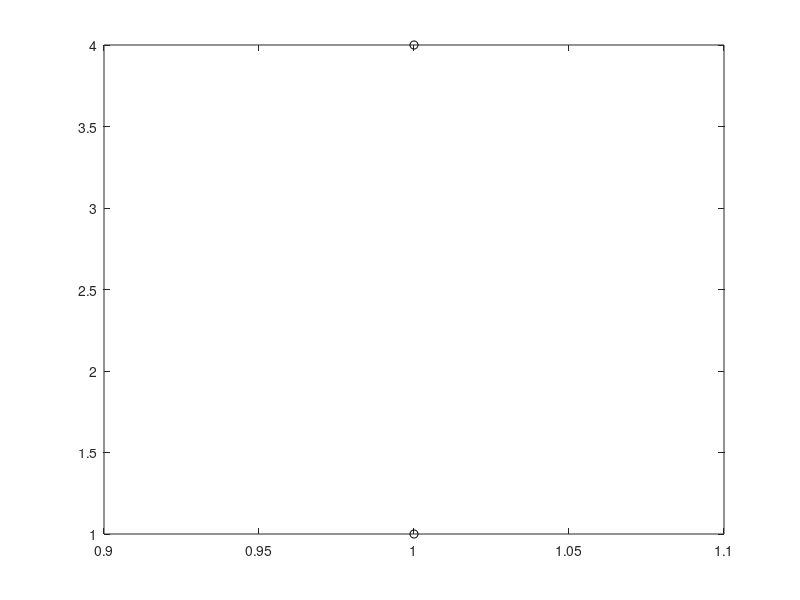

Source code (MATLAB): (Note: this script raises an error after producing the figure.)
%This program stores a variable that contains the channels that the 
%mirror needs to stimulate at. The program loops through this list
%repeatedly until terminated. 

path(path,'./MTIDeviceMatlab'); % Add the MTIDeviceMatlab library to the path
clear; clf reset; clc;

%%%%%%%%%%%%%%%%Edit these variables%%%%%%%%%%%%%%%%%%%%%%%%%%%%%%%%%%%%%%
runs = 3;
%Channels are 1-64
%channelOrder = [1:64,63:-1:2]; %to scan with stops at each channel and back the same path
%channelOrder = [1,4,2,6,34]; %random scan, repeat it runs times
channelOrder = [1,8,9,16,17,24,25,32,33,40,41,48,49,56,57,64]; %linear scan with zigzags
%channelOrder = [1,8,16,9,17,24,32,25,33,40,48,41,49,56,64,57]; %linear scan with rectangle traversal
timePause = 0.1; % sec
%%%%%%%%%%%%%%%%%%%%%%%%%%%%%%%%%%%%%%%%%%%%%%%%%%%%%%%%%%%%%%%%%%%%%%%%%%

%plotter for path
figure;
plot(1,1,'ko');
hold on;
plot(1,4,'ko');
%
% Create an object of the MTIDevice class
mMTIDevice = MTIDevice;

try
%mMTIDevice.ConnectDevice('COM3'); % Fastest way to connect if device COM port is known
mMTIDevice.ConnectDevice(); % Easiest way (no argument) will autoconnect 

% Then we can check if connection is successful
err = mMTIDevice.GetLastError();
if (err ~= MTIError.MTI_SUCCESS)
    disp('Failed to connect. Error returned is:');
    disp(err);
    mMTIDevice.DisconnectDevice();
    delete(mMTIDevice);
    return;
end

mMTIDevice.ResetDevicePosition(); % Send mirror to origin and zero offsets

% Now apply new device parameters as desired by user at beginning of the session
% It is recommended to load the Mirrorcle-provided ini file for a
% specific device and set those parameters
lParams = mMTIDevice.LoadDeviceParams('mtidevice.ini');
mMTIDevice.SetDeviceParams(lParams);

% Get API version info and key parameters to display for user
version = mMTIDevice.GetAPIVersion();
params = mMTIDevice.GetDeviceParams();
DisplayVersionAndKeyParams();

% Any additional parameters can be set directly as follows:
% This overrides any previously set parameters
mMTIDevice.SetDeviceParam( MTIParam.DataScale, 1.0 );
mMTIDevice.SetDeviceParam( MTIParam.SampleRate, 20000 );
err = mMTIDevice.GetLastError();
% Turn MEMS driver on
mMTIDevice.SetDeviceParam( MTIParam.MEMSDriverEnable, 1 )
%mMTIDevice.SetDeviceParam( MTIParam.DigitalOutputEnable, 1);

display(' ');
display('Program will cycle through the channels set once');
display('Program will exit automatically. Do not exit manually');
display(' ');
answer = 0;
for j = 1:runs
    for i = 1:length(channelOrder)
        Pos = getPos(channelOrder(i));
        xpos = Pos(1,1);
        if xpos>1 
            break;
        end
        ypos = Pos(1,2);
        answer=max(abs(xpos),abs(ypos));
        if answer<=1
            % Go to new position with a 10ms step from current position
            disp("New Point");
            tstep = 0; % Step time in ms
            mpos = 255; % Have the digital output 255 (laser on) in new pos.
            mMTIDevice.GoToDevicePosition(xpos,ypos,mpos,tstep);
            pause(timePause);
        else
            break;
        end
    end

end

% Return device to origin and close the session nicely
mMTIDevice.ResetDevicePosition();
% After the device is back to origin - disable the driver
mMTIDevice.SetDeviceParam( MTIParam.MEMSDriverEnable, 0 );
% Disconnect and delete the object
mMTIDevice.DisconnectDevice();
delete(mMTIDevice);
display('Closed successfully..');

catch
    display('Application failed to run properly!');
    mMTIDevice.ClearInputBuffer();
    mMTIDevice.DisconnectDevice();
    delete(mMTIDevice);
    display('Closed in final catch..');
end

function [Pos] = getPos(num)
    %COnverts from 1:64 to pairs
    channel(1,1) = floor(num/8)+1;
    if (mod(num,8) == 0) 
        channel(1,1) = floor(num/8); %divisible by 8 so won't start from 0
    end
    channel(1,2) = mod(num,8);
    if channel(1,2) == 0
        channel(1,2) = 8;
    end
    %Channel 1,1 is top left 
    %Channel 8,8 is bottom right 
    %Pos 1,1 is bottom left
    %Pos -1,-1 is top right
    
    x = channel(1,1);
    y = channel(1,2);
    xmap = [1 0.7143 0.4286 0.1429 -0.1429 -0.4286 -0.7143 -1 -2];
    ymap = [-1 -0.7143 -0.4286 -0.1429 0.1429 0.4286 0.7143 1 2];
    
    Pos(1) = xmap(x);
    Pos(2) = ymap(y); 
end